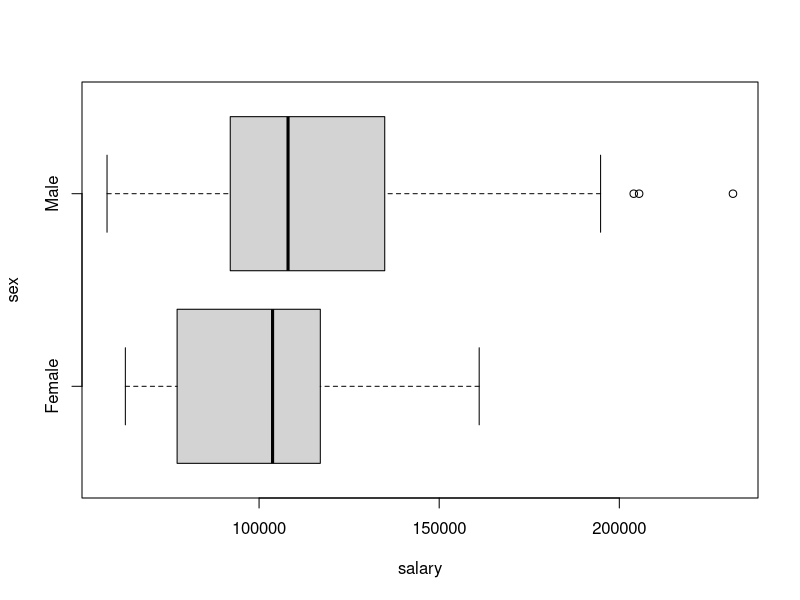
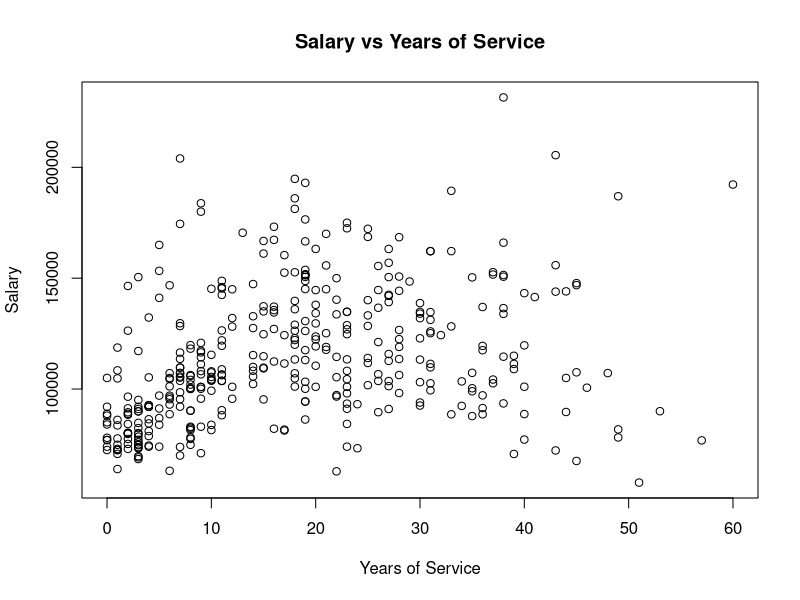

Write the R code that produced these figures, in order.
## Day5 Assignment
library(car)
data(Salaries)

# Task 1
median(Salaries[Salaries$sex == "Female",]$salary)

# Task 2
median(Salaries[Salaries$sex == "Male",]$salary)

# Task 3
boxplot(salary ~ sex, data = Salaries, horizontal = TRUE)

# Task 4
tapply(Salaries$salary,Salaries$sex,summary)

# Task 5
Salaries$salary.high <- ifelse(Salaries$salary > median(Salaries$salary),
                               "Yes", "No")

# Task 6
prop.table(table(Salaries$salary.high, Salaries$sex), margin = 2)

# Task 7
plot(Salaries$yrs.service, Salaries$salary, main = "Salary vs Years of Service",
     ylab = "Salary", xlab = "Years of Service")

# Task 8
cor.test(Salaries[Salaries$sex == "Male",]$salary,
         Salaries[Salaries$sex == "Male",]$yrs.service)
cor.test(Salaries[Salaries$sex == "Female",]$salary,
         Salaries[Salaries$sex == "Female",]$yrs.service)

# Task 9
## Both are significant since p-values are lower than 0.05

# Task 10
nrow(Salaries[Salaries$yrs.service < 10 & Salaries$salary > 100000,])
